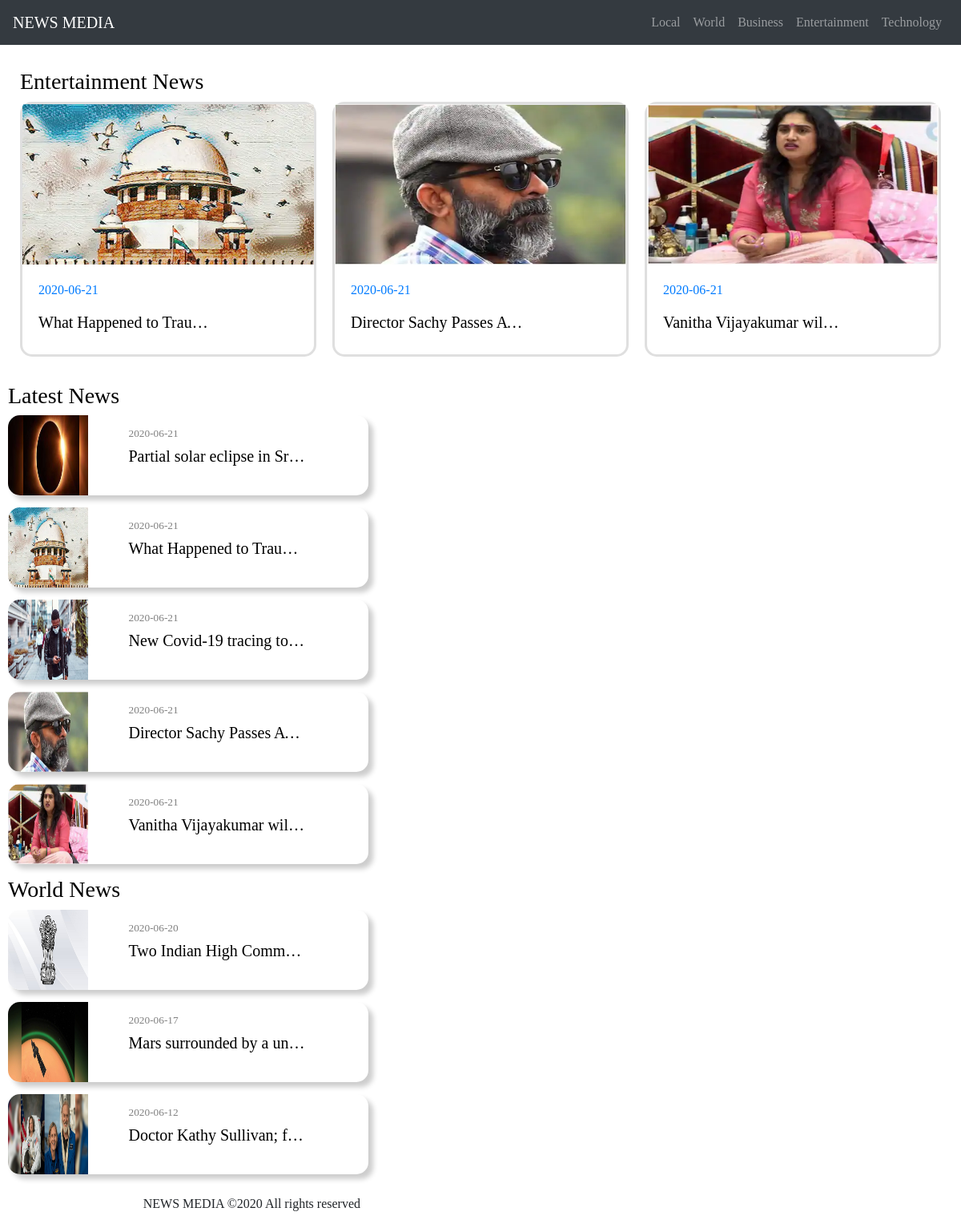
Page /Entertainment.php on the committed database.
### tables this page shows
CREATE TABLE `news` (
  `id` int(11) NOT NULL,
  `newsdate` date NOT NULL,
  `type` varchar(50) NOT NULL,
  `headline` varchar(250) NOT NULL,
  `description` varchar(50000) NOT NULL,
  `img` varchar(250) NOT NULL
);

### web/Entertainment.php (the view, shortened to what this page needs)
<?php include "db.php";?>
<!DOCTYPE html>
<html lang="en">
<head>
  <link rel='stylesheet' href='../styles/bootstrap.min.css'>
  <link rel="stylesheet" href="../styles/style.css">
</head>
<body style="background-color: blueS;">
  <nav class="navbar navbar-expand-sm bg-dark navbar-dark fixed-top">
    <a class="navbar-brand" href="index.php">NEWS MEDIA</a>
    <div class="collapse navbar-collapse" id="collapsibleNavbar">
      <ul class="navbar-nav ml-auto">
        <li class="nav-item">
          <a class="nav-link" href="Local.php">Local</a>
        </li>
        <li class="nav-item">
          <a class="nav-link" href="world.php">World</a>
        </li>
        <li class="nav-item">
          <a class="nav-link" href="business.php">Business</a>
        </li>
        <li class="nav-item">
          <a class="nav-link" href="entertainment.php">Entertainment</a>
        </li>
        <li class="nav-item">
          <a class="nav-link" href="technology.php">Technology</a>
        </li>
      </ul>
    </div>
  </nav>
  <div class="container-fluid" style="margin-top:55px;  padding: 20px; background-color: #FFF;" class="bg-dark">
      <div class="row">
          <div class="col-md rows">
               <a href="Entertainment.php" class="titles"><h3>Entertainment News</h3></a>
                <div class='card-columns'>
                    <?php
                            $sql = 'select * from news where type="Entertainment" order by newsdate desc limit 30';
                          $res = mysqli_query($conn,$sql);
                              $result=mysqli_num_rows($res);
                          If($result>0)
                          {
                            while($row=mysqli_fetch_assoc($res))
                            {
                            ?>
                              <?php echo "
                              <div class='card card_hover' style='width:18erm;'>
                              <a href='view.php?id={$row["id"]}'>
                              <img class='card-img-top' src='../images/{$row["img"]}' alt='Card image' width='50px' height='200px'>
                              <div class='card-body'>
                                <p class='overflow-ellipsis'>{$row["newsdate"]}</p>
                                <h5 class='overflow-ellipsis'>{$row["headline"]}</h5>
                              </div>
                            </div></a>";
                            }
                          }
                          else
                          {
                            echo'uploaded soonn......';
                          }
                            ?>
                </div>
          </div>
          <div class="col-4 rows">
              <div class="row">
                  <h3>Latest News</h3>
<?php
              $sql = 'select * from news order by newsdate desc limit 5';
            $res = mysqli_query($conn,$sql);
                $result=mysqli_num_rows($res);
            If($result>0)
            {
              while($row=mysqli_fetch_assoc($res))
              {
              ?>
                <?php echo "<div class='panel'>
                  <a href='view.php?id={$row["id"]}'><div class='news'>
                  <div class='preview'>
                    <img src='../images/{$row["img"]}' class='img-rounded' height='100px' width='100px'/>
                  </div>
                  <div class='info'>
                  <h6>{$row["newsdate"]}</h6>
                  <h5 class='overflow-ellipsis'>{$row["headline"]}</h5>
                </div>
                </div></a>";
              }
            }
            else
            {
              echo'uploaded soonn......';
            }
                      ?>
                  <h3>World News</h3>
                  <?php
              $sql = 'select * from news where type="World" order by newsdate desc limit 5';
            $res = mysqli_query($conn,$sql);
                $result=mysqli_num_rows($res);
            If($result>0)
            {
              while($row=mysqli_fetch_assoc($res))
              {
              ?>
                <?php echo "<div class='panel'>
                  <a href='view.php?id={$row["id"]}'><div class='news'>
                  <div class='preview'>
                    <img src='../images/{$row["img"]}' class='img-rounded fit' height='100px' width='100px' />
                  </div>
                  <div class='info'>
                  <h6>{$row["newsdate"]}</h6>
                  <h5 class='overflow-ellipsis'>{$row["headline"]}</h5>
                </div>
                </div></a>";
              }
            }
            else
            {
              echo" world news uploaded soonn......";
            }
                      ?>
              </div>
          </div>
      </div>
          </div>
          <div class="text-right" style="padding:10px;">
        <p>NEWS MEDIA &copy2020 All rights reserved</p>
      </div>
</body>
</html>

### styles/style.css (style rules this page uses)
body { font-family: Arial, Helvetica, sans-serif; }
* { margin:0; padding:0; font-family:Geneva; box-sizing: border-box; }
.news { background:#fff; border-radius: 15px; box-shadow: 6px 6px 6px rgba(0, 0, 0, .2); display: flex; max-width: 100%; height: 100px; overflow: hidden; margin-bottom: 15px; }
h3 { color:#000; }
h5 { color:#000; width: 220px; white-space: nowrap; overflow: hidden; }
.panel a { color: #000; }
.panel a { text-decoration: none; }
.preview { width:200px; height: 200px; object-fit: fill; }
.fit { object-fit: fill; }
.info { padding: 15px; position: relative; width: 100%; }
.info h6 { color: grey; font-size: smaller; white-space: nowrap; overflow: hidden; }
.overflow-ellipsis { text-overflow: ellipsis; }
.card_hover { background:#fff; border-radius: 15px; border-width: medium; }
.card_hover a { text-decoration: none; }

### web/Entertainment.php (style rules this page uses)
.rows { border-radius: 10px; margin: 5px;padding: 5px; }

### rows in the picture
news: img (picture), newsdate "2020-06-21", headline "What Happened to Trau…"
news: img (picture), newsdate "2020-06-21", headline "Director Sachy Passes A…"
news: img (picture), newsdate "2020-06-21", headline "Vanitha Vijayakumar wil…"
news: img (picture), newsdate "2020-06-21", headline "Partial solar eclipse in Sr…"
news: img (picture), newsdate "2020-06-21", headline "New Covid-19 tracing to…"
news: img (picture), newsdate "2020-06-20", headline "Two Indian High Comm…"
news: img (picture), newsdate "2020-06-17", headline "Mars surrounded by a un…"
news: img (picture), newsdate "2020-06-12", headline "Doctor Kathy Sullivan; f…"
